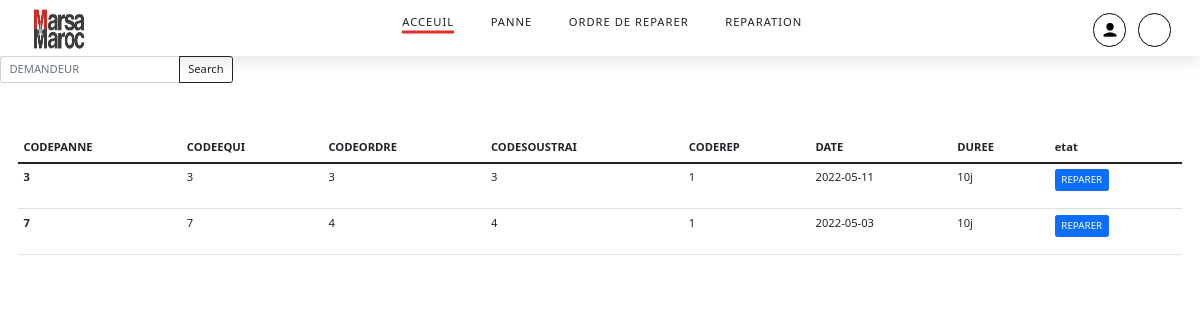
The app's page /reparer2.php with its own data.
### tables this page shows
CREATE TABLE `reparer` (
  `CODEEQUI` int(11) NOT NULL,
  `CODEPANNE` int(11) NOT NULL,
  `CODEORDRE` int(11) NOT NULL,
  `CODESOUSTRAI` int(11) NOT NULL,
  `CODEREP` int(11) NOT NULL,
  `DATE` date DEFAULT NULL,
  `DUREE` varchar(100) DEFAULT NULL,
  `etat` varchar(15) NOT NULL
);

### reparer2.php (the view, shortened to what this page needs)
<!DOCTYPE html>
<html lang="en">
<head>
    <link rel="stylesheet" href="https://cdnjs.cloudflare.com/ajax/libs/font-awesome/6.0.0/css/all.min.css" />
    <link href="https://cdn.jsdelivr.net/npm/bootstrap@5.1.3/dist/css/bootstrap.min.css" rel="stylesheet">
  </head>
<body>
<?php include "nav3.php"; ?>
  <div class="d-flex align-items-center ">
    <form class="d-flex input-group w-auto " action="ordre-de-reparation.php" method="get">
        <input
          type="text"
          class="form-control"
          placeholder="DEMANDEUR"
          aria-label="Search"
          name="rare" id="rare"
        />
        <button
          class="btn btn-outline-dark"
          type="button"
          data-mdb-ripple-color="dark"
        >
          Search
        </button>
      </form>
  </div>
<br>
<br>
<br>
    <div class="container">
    <table class="table">
        <thead>
            <tr>
            <th scope="col">CODEPANNE</th>
                <th scope="col">CODEEQUI</th>
                <th scope="col">CODEORDRE </th>
                <th scope="col">CODESOUSTRAI</th>
                <th scope="col">CODEREP</th>
                <th scope="col">DATE</th>
                <th scope="col">DUREE</th>
                <th scope="col">etat</th>
            </tr>
        </thead>
<tbody>
<?php
$host =  "localhost";
$user = "root";
$password = "";
$db="itsup_marsa";
$con = mysqli_Connect($host,$user,$password,$db);
$query="select * from reparer ";
$result=mysqli_query ($con, $query);
while ($rows = mysqli_fetch_array ($result)){
?>
 <tr>
<th><?php echo $rows['CODEPANNE']; ?></th>
<td><?php echo $rows['CODEEQUI']; ?></td>
<td><?php echo $rows ['CODEORDRE']; ?></td>
<td><?php echo $rows['CODESOUSTRAI']; ?></td>
<td><?php echo $rows['CODEREP']; ?></td>
<td><?php echo $rows['DATE']; ?></td>
<td><?php echo $rows['DUREE']; ?></td>
<td>
<?php
if($rows['etat']==1){
  echo '<p><a href="etat.php?CODEPANNE='.$rows['CODEPANNE'].
   '&etat=0" class="btn btn-sm btn-primary">REPARER</a></p>';
}
else {
echo '<p><a href="etat.php?CODEPANNE=' .$rows['CODEPANNE'].
 '&etat=1" class="btn btn-sm btn-danger">NON REPARER</a></p>';
}
?>
</td>
                </tr>
            <?php } ?>
        </tbody>
    </table>
    </div>
</body>
</html>

### nav3.php (shortened to what this page needs)
<!DOCTYPE html>
<html lang="en">
<head>
  <link rel="stylesheet" href="https://cdnjs.cloudflare.com/ajax/libs/Glide.js/3.4.1/css/glide.core.css">
  <link rel="stylesheet" href="https://cdnjs.cloudflare.com/ajax/libs/Glide.js/3.4.1/css/glide.theme.min.css">
  <link rel="stylesheet" href="https://unpkg.com/aos@next/dist/aos.css" />
    <link rel="stylesheet" href="nav.css">
</head>
<body>
  <header id="header" class="header">
    <div class="navigation">
      <div class="container">
        <nav class="nav">
          <div class="nav__logo">
            <a href="user.php" class="scroll-link">
              <img src="images/logo.png" alt="">
            </a>
          </div>
          <div class="nav__menu">
            <nav class="style-4">
		<ul class="menu-4">
		  <li class="current"><a href="user3.php" data-hover="Acceuil">Acceuil</a></li>
		  <li><a href="panne2.php" data-hover="Panne">Panne</a></li>
      		  <li><a href="ordre-de-reparation.php" data-hover="Ordre de reparation">Ordre de reparer</a></li>
                <li><a href="reparer2.php" data-hover="reparation">reparation</a></li>
		</ul>
	</nav>
          </div>
          <div class="nav__icons">
            <a href="user_page.php" class="icon__item">
              <img src="images/profile.png" alt="">
            </a>
            <a href="logout.php" class="icon__item">
              <img src="images/logout.png" alt="">
            </a>
          </div>
        </nav>
      </div>
    </div>
  </header>
</body>
</html>

### nav.css (style rules this page uses)
* { margin: 0; padding: 0; box-sizing: inherit; }
html { font-size: 70%; box-sizing: border-box; scroll-behavior: smooth; }
.style-4 a { text-decoration: none; }
.style-4 ul { list-style: none; }
.header { position: relative; }
.container { max-width: 117rem; margin: 0 auto; padding: 0 1.6rem; }
.navigation { position: relative; height: 5rem; box-shadow: 0 0.5rem 1.5rem rgba(0, 0, 0, 0.1); }
.nav { display: flex; align-items: center; justify-content: space-between; height: 100%; height: 5rem; padding: 0 1rem; }
.nav__logo a img { width: 60px; height: 60px; }
.nav__menu { width: 50%; }
.nav__icons { display: flex; position: relative; }
.nav__icons .icon__item img { width: 1.6rem; height: 1.6rem; }
.nav__icons .icon__item { display: flex; justify-content: center; align-items: center; padding: 0.6rem; border: 1px solid black; border-radius: 50%; transition: background-color 0.3s ease-in-out; }
.nav__icons .icon__item:link, .nav__icons .icon__item:visited { color: black; }
.nav__icons .icon__item:not(:last-child) { margin-right: 1rem; }
.menu-4 { text-align: center; text-transform: uppercase; font-weight: 500; }
.menu-4 * { box-sizing: border-box; -webkit-transition: all 0.35s ease; transition: all 0.35s ease; }
.menu-4 li { display: inline-block; list-style: outside none none; margin: 0 1.5em; overflow: hidden; }
.menu-4 a { padding: 0.3em 0; color: #212121; position: relative; display: inline-block; letter-spacing: 1px; margin: 0; text-decoration: none; }
.menu-4 a:before, .menu-4 a:after { position: absolute; -webkit-transition: all 0.35s ease; transition: all 0.35s ease; }
.menu-4 a:before { bottom: 100%; display: block; height: 3px; width: 100%; content: ""; background-color: #df3030; }
.menu-4 a:after { padding: 0.3em 0; position: absolute; bottom: 100%; left: 0; content: attr(data-hover); color: #212121; white-space: nowrap; }

### records on screen
reparer: CODEPANNE "3", CODEEQUI "3", CODEORDRE "3", CODESOUSTRAI "3", CODEREP "1", DATE "2022-05-11", DUREE "10j"
reparer: CODEPANNE "7", CODEEQUI "7", CODEORDRE "4", CODESOUSTRAI "4", CODEREP "1", DATE "2022-05-03", DUREE "10j"
